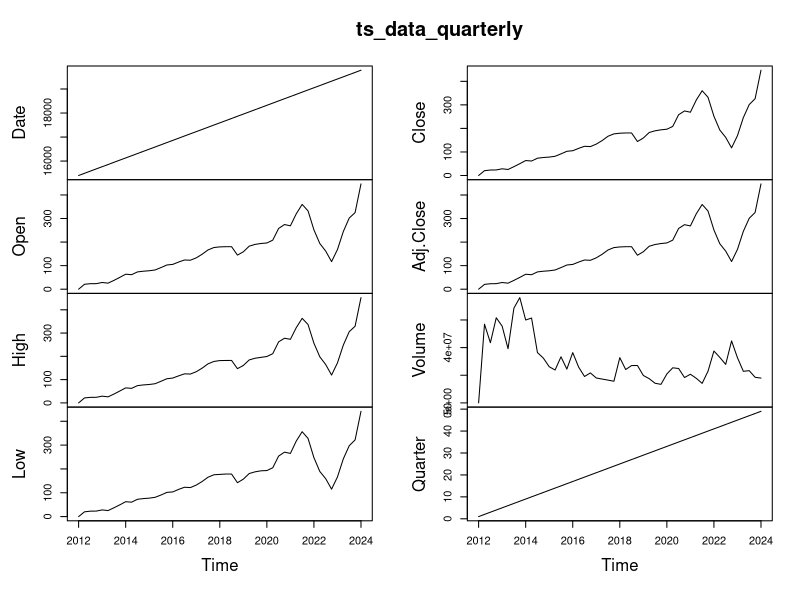
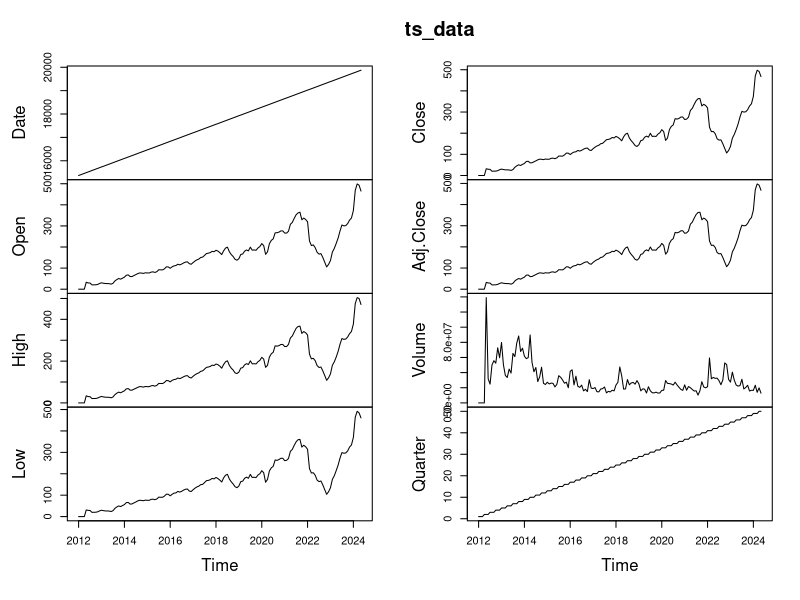
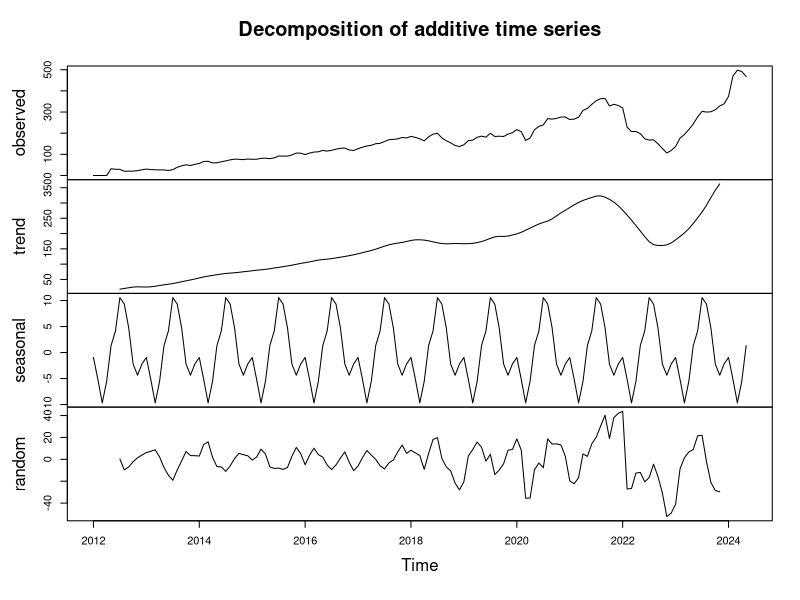
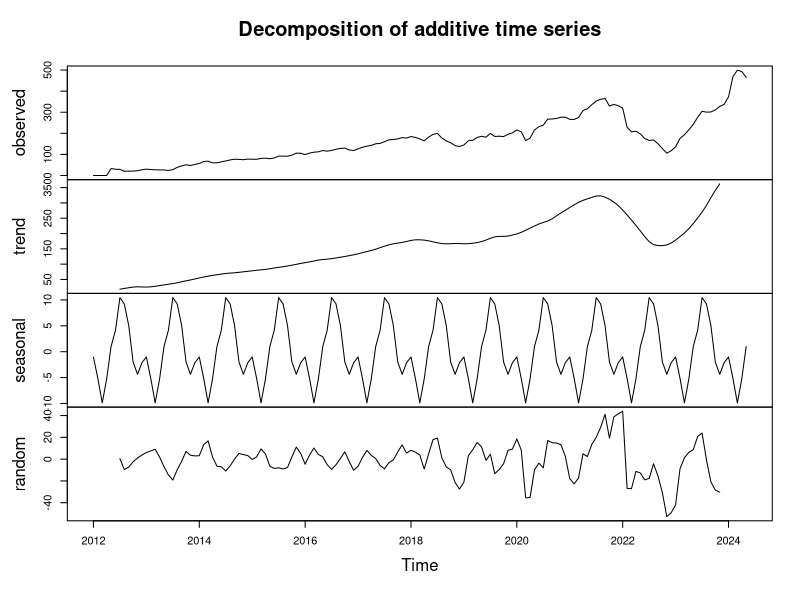
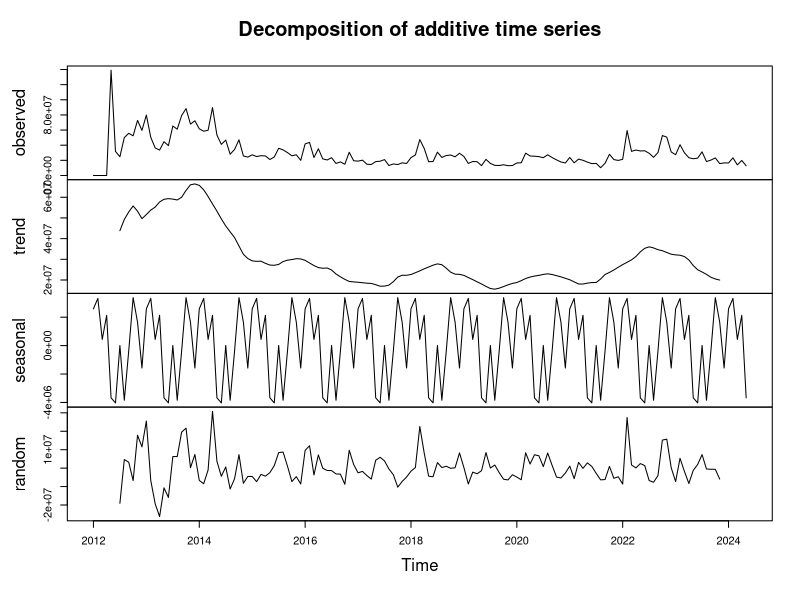
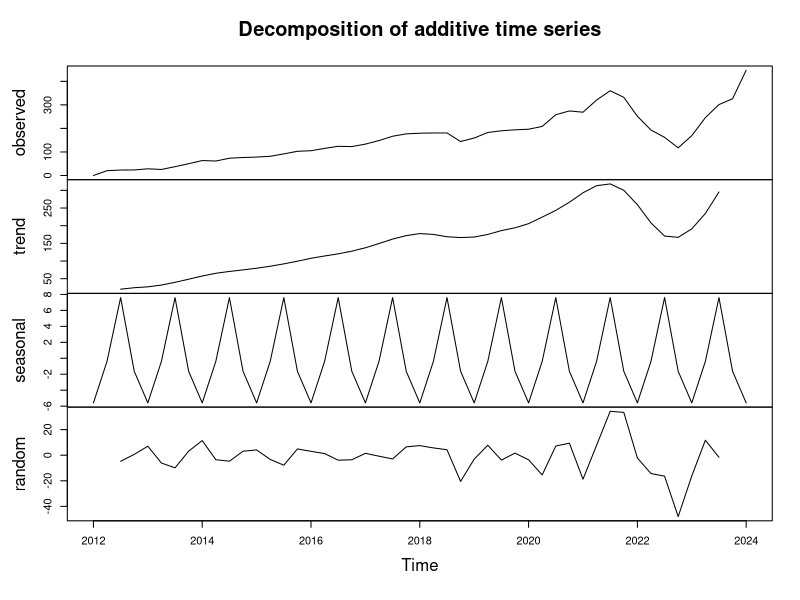
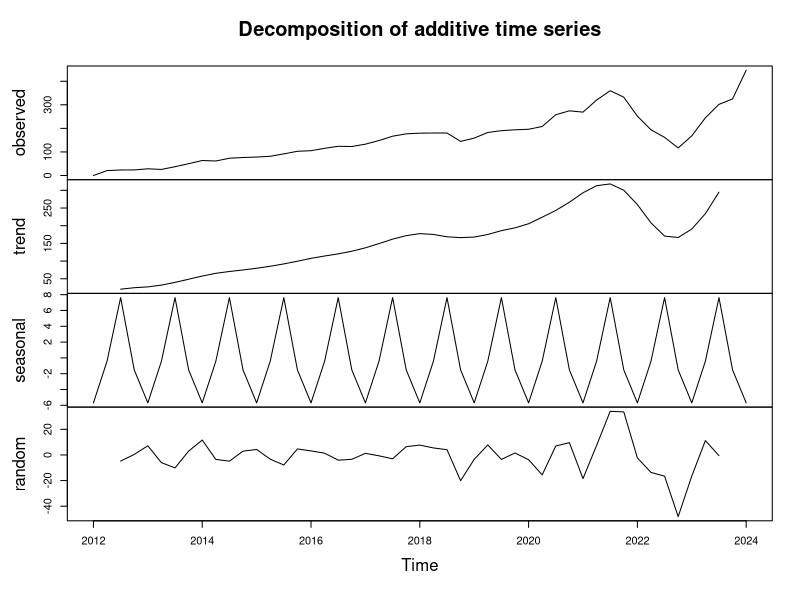
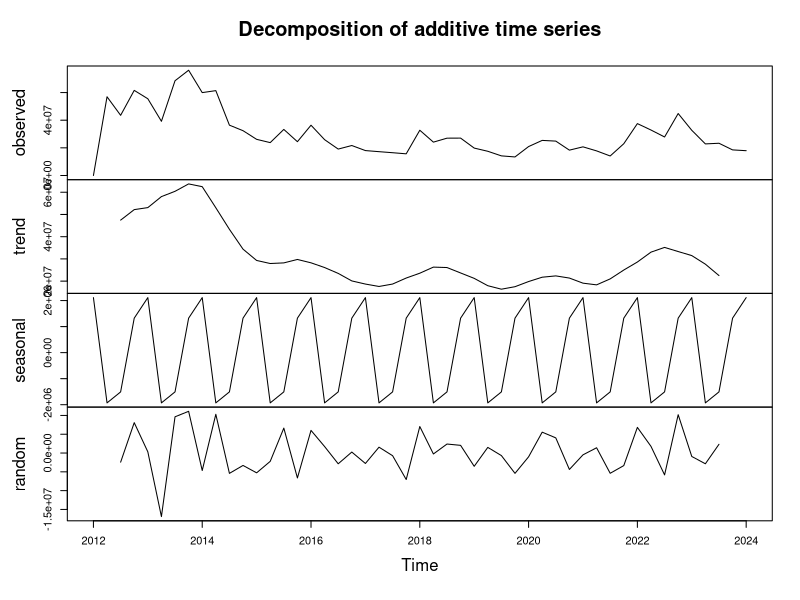

Generate these figures, in order, with R:
## ---- chunk 1
knitr::opts_chunk$set(echo = TRUE)
library(tidyverse)
library(lubridate)
library(forecast)
library(gridExtra)
library(ggplot2)
library(TTR)

## ---- chunk 2
data <- read.csv("./monthly_averages.csv")

# 1.1 Převod datumu na správný datový typ Date
data <- data %>%
  mutate(Date = as.Date(Date, format="%Y-%m-%d"))

# 1.2 Seřazení podle datumu
data <- data %>%
  arrange(Date) 

# 1.3 Agregace pro kvartály
data <- data %>%
  mutate(Quarter = paste(year(Date), quarter(Date), sep = " Q"))

data
## ---- chunk 3
# Měsíc
ts_data <- ts(data, start = c(year(min(data$Date)), month(min(data$Date))), frequency = 12)

# Kvartál
ts_data_quarterly <- aggregate(ts_data, nfrequency=4, FUN=mean) # kvartál - mean(ni -> ni+3)

# Složka close - kvartál, rok
ts_data_close <- ts(data$Close, start = c(year(min(data$Date)), month(min(data$Date))), frequency = 12)
ts_data_quarterly_close <- aggregate(ts_data_close, nfrequency=4, FUN=mean)

# Složka open - kvartál, rok
ts_data_open <- ts(data$Open, start = c(year(min(data$Date)), month(min(data$Date))), frequency = 12)
ts_data_quarterly_open <- aggregate(ts_data_open, nfrequency=4, FUN=mean)

# Složka vol - kvartál, rok
ts_data_vol <- ts(data$Volume, start = c(year(min(data$Date)), month(min(data$Date))), frequency = 12)
ts_data_quarterly_vol <- aggregate(ts_data_vol, nfrequency=4, FUN=mean)

# výstupy
ts_data
ts_data_quarterly
plot(ts_data_quarterly)
plot(ts_data)
## ---- chunk 4
# Dekompozice
decomposed <- decompose(ts_data)

decomp_close <- decompose(ts_data_close)
decomp_open <- decompose(ts_data_open)
decomp_vol <- decompose(ts_data_vol)

decomp_qclose <- decompose(ts_data_quarterly_close, type = "additive")
decomp_qopen <- decompose(ts_data_quarterly_open, type = "additive")
decomp_qvol <- decompose(ts_data_quarterly_vol, type = "additive")

# Vizualizace - dekompozice časové řady
# roční
plot(decomp_close)
plot(decomp_open)
plot(decomp_vol)

# kvartální
plot(decomp_qclose)
plot(decomp_qopen)
plot(decomp_qvol)
## ---- chunk 5
# Budeme porovnávat - náhled do dat
# 1. vytvoříme Time Series pro dané proměnné
ts_close <- ts(data$Close, start = c(year(min(data$Date)), month(min(data$Date))), frequency = 12) # ročí - pro hodnotu Close
ts_volume <- ts(data$Volume, start = c(year(min(data$Date)), month(min(data$Date))), frequency = 12) # ročí - pro hodnotu Volume
ts_open <- ts(data$Open, start = c(year(min(data$Date)), month(min(data$Date))), frequency = 12) # ročí - pro hodnotu Volume

plot(ts_close)
plot(ts_volume)
plot(ts_open)

# grafy jedotlivých proměnných s vyhlazením
p1 <- ggplot(data, aes(x = Date, y = Close)) +
  geom_line(color = "blue") +
  geom_smooth(method = "loess", color = "red", se = FALSE, size = 0.5) +
  ggtitle("Close")

p2 <- ggplot(data, aes(x = Date, y = Volume)) +
  geom_line(color = "blue") +
  geom_smooth(method = "loess", color = "red", se = FALSE, size = 0.5) +
  ggtitle("Volume")

p3 <- ggplot(data, aes(x = Date, y = Open)) +
  geom_line(color = "blue") +
  geom_smooth(method = "loess", color = "red", se = FALSE, size = 0.5) +
  ggtitle("Open")

# zobrazení
grid.arrange(p1, p2, p3, ncol = 1)

## ---- chunk 6


## ---- chunk 7
# Jednoduché exponenciální vyrovnání
ses_close <- ses(data$Close, h = 12)
ses_open <- ses(data$Open, h = 12)
ses_volume <- ses(data$Volume, h = 12)

# Nahrání výsledků k půlvodnímu datasetu
data <- data %>%
  mutate(SES_Close = fitted(ses_close),
         SES_Open = fitted(ses_open),
         SES_Volume = fitted(ses_volume))

# Vizualizace
p4 <- ggplot(data, aes(x = Date)) +
  geom_line(aes(y = Close), color = "blue") +
  geom_line(aes(y = SES_Close), color = "purple", size = 1) +
  labs(title = "Close s vyhazením Simple Exponential Smoothing", x = "Date", y = "Close Price")

p5 <- ggplot(data, aes(x = Date)) +
  geom_line(aes(y = Volume), color = "blue") +
  geom_line(aes(y = SES_Volume), color = "purple", size = 1) +
  labs(title = "Volume s vyhlazením Simple Exponential Smoothing", x = "Date", y = "Volume")

p6 <- ggplot(data, aes(x = Date)) +
  geom_line(aes(y = Open), color = "blue") +
  geom_line(aes(y = SES_Open), color = "purple", size = 1) +
  labs(title = "Open Price s vyhlazením Simple Exponential Smoothing", x = "Date", y = "Open Price")

# Zobrazení grafů vedle sebe
grid.arrange(p4, p5, p6, ncol = 1)
## ---- chunk 8
# 3. Analýza

# Autokorelační funkce
lag_max <- 60 #-> 5 let
qlag_max <- 20 #-> 5 let
# ACF a PACF pro 'close'
residual_close <- decomp_close$random
residual_close <- na.omit(residual_close) # Odstranění NA hodnot
acf(residual_close, main="ACF pro close", lag.max=lag_max)
#=> jsou prahové korelace - slabá korelace - v dlouhodobém posunu klesá
pacf(residual_close, lag.max=lag_max)
#=> jsou prahové korelace - slabá korelace - v dlouhodobém posunu klesá

# kvartály
residual_qclose <- decomp_qclose$random
residual_qclose <- na.omit(residual_qclose) # Odstranění NA hodnot
acf(residual_qclose, main="ACF pro close v Q", lag.max=lag_max)
#=> NEjsou prahové korelace - slabá korelace - v dlouhodobém posunu klesá
pacf(residual_qclose, lag.max=qlag_max)
#=> jsou prahové korelace - slabá korelace - v dlouhodobém posunu klesá

# ACF a PACF pro 'open'
residual_open <- decomp_open$random
residual_open <- na.omit(residual_open)
acf(residual_open, main="ACF pro open", lag.max=lag_max)
#=> jsou prahové korelace - slabá korelace, ale vyskytuje se i ve 3. lagu
#- nějaký milník nebo pád
# - v dlouhodobém posunu klesá
pacf(residual_open, lag.max=lag_max)
#=> jsou prahové korelace - slabá korelace - v dlouhodobém posunu klesá

# kvartály
residual_qopen <- decomp_qopen$random
residual_qopen <- na.omit(residual_qopen)
acf(residual_qopen, main="ACF pro open v Q", lag.max=lag_max)
#=> NEjsou prahové korelace - slabá korelace - v dlouhodobém posunu klesá
pacf(residual_qopen, lag.max=qlag_max)
#=> NEjsou prahové korelace - slabá korelace - v dlouhodobém posunu klesá

# ACF a PACF pro 'volume'
residual_volume <- decomp_vol$random
residual_volume <- na.omit(residual_volume)
acf(residual_volume, main="ACF pro volume", lag.max=lag_max)
#=> NEjsou prahové korelace - slabá korelace - v dlouhodobém posunu klesá
pacf(residual_volume, lag.max=lag_max)
#=> NEjsou prahové korelace - slabá korelace - v dlouhodobém posunu klesá

# kvartály
residual_qvol <- decomp_qvol$random
residual_qvol <- na.omit(residual_qvol)
acf(residual_qvol, main="ACF pro volume v Q", lag.max=lag_max)
#=> NEjsou prahové korelace - slabá korelace - v dlouhodobém posunu klesá
pacf(residual_qvol, lag.max=qlag_max)
#=> jsou prahové korelace - 6. kvartál vůči 1. - slabá korelace - v dlouhodobém posunu klesá

## ---- chunk 9
# Vytvoření modelu sezónnosti pomocí tslm

# Model sezónnosti pro Close
model_close <- tslm(ts_close ~ trend + season)
summary(model_close)
model_close$coefficients

# Model sezónnosti pro Open
model_open <- tslm(ts_open ~ trend + season)
summary(model_open)
model_open$coefficients

# Model sezónnosti pro Volume
model_volume <- tslm(ts_volume ~ trend + season)
summary(model_volume)
model_volume$coefficients

model_qclose <- tslm(ts_data_quarterly_close ~ trend + season)
summary(model_qclose)
checkresiduals(model_qclose)

## ---- chunk 10
checkresiduals(model_close)
checkresiduals(model_volume)
checkresiduals(model_open)
## ---- chunk 11
# Předpověď pomocí modelu sezónnosti
fc_close <- forecast(model_close, h = 12)
fc_open <- forecast(model_open, h = 12)
fc_volume <- forecast(model_volume, h = 12)
fc_qclose <- forecast(model_qclose, h=4)

# Vizualizace výsledků modelu a předpovědi
p7 <- autoplot(fc_close) +
  labs(title = "Předpověď pro Close Price", x = "Date", y = "Close Price")

p8 <- autoplot(fc_open) +
  labs(title = "Předpověď pro Open Price", x = "Date", y = "Open Price")

p9 <- autoplot(fc_volume) +
  labs(title = "Předpověď pro Volume", x = "Date", y = "Volume")

p10 <- autoplot(fc_qclose)+
    labs(title = "TSLM Předpověď pro Q Close", x = "Date", y = "Close Price")


# Zobrazení grafů vedle sebe
grid.arrange(p7, p8, p9, p10, ncol = 1)

## ---- chunk 12
# Roční close
sarima_close <- auto.arima(ts_close, seasonal=TRUE)
fitted_values_close <- fitted(sarima_close)

predict_sarima_close <- forecast(fitted_values_close, h=12)

ps1 <- autoplot(ts_close, series="Vstupní data")+
  autolayer(predict_sarima_close , series="Predikce SARIMA - close")+
  labs(title = "SARIMA - Předpověď pro Close", x = "Date", y = "Close")


# Roční open
sarima_open <- auto.arima(ts_open, seasonal=TRUE)
fitted_values_open <- fitted(sarima_open)

predict_sarima_open <- forecast(fitted_values_open, h=12)

ps2 <- autoplot(ts_open, series="Vstupní data")+
  autolayer(predict_sarima_open , series="Predikce SARIMA - open")+
  labs(title = "SARIMA - Předpověď pro Open", x = "Date", y = "Open")


# Roční volume
sarima_volume <- auto.arima(ts_volume, seasonal=TRUE)
fitted_values_volume <- fitted(sarima_volume)

predict_sarima_volume <- forecast(fitted_values_volume, h=12)

ps3 <- autoplot(ts_volume, series="Vstupní data")+
  autolayer(predict_sarima_volume , series="Predikce SARIMA - volume")+
  labs(title = "SARIMA - Předpověď pro Volume", x = "Date", y = "Volume")


# SARIMA kvartál close
sarima_qclose <- auto.arima(ts_data_quarterly_close, seasonal=TRUE)

# Vypočítané hodnoty modelem
fitted_values_qclose <- fitted(sarima_qclose)
pred_q_sarima_close <- forecast(sarima_qclose, h=4)

# Vizualizace
ps4 <- autoplot(ts_data_quarterly_close, series="Vstupní data")+
  autolayer(pred_q_sarima_close, series="Predikce SARIMA - Q close")+
  labs(title = "SARIMA - Předpověď pro Q Close", x = "Date", y = "Close")

grid.arrange(ps1, ps2, ps3, ps4, ncol = 1)

## ---- chunk 13
# Roční Close
sma_data_close <- SMA(ts_close, n=1)
summary(sma_data_close)

ets_model_close <- ets(sma_data_close)
ets_fitted_close <- fitted(ets_model_close)
ets_pred_close <- forecast(ets_fitted_close,h=12)

pe1 <- autoplot(ts_close, series="Vstupní data") +
  autolayer(ets_pred_close  , series="Predikce Close")+
  labs(title = "ETS - Předpověď pro Close", x = "Date", y = "Close")

# Roční Open
sma_data_open<- SMA(ts_open, n=1)
summary(sma_data_open)

ets_model_open <- ets(sma_data_open, model="AAA")
ets_fitted_open <- fitted(ets_model_open)
ets_pred_open <- forecast(ets_fitted_open,h=12)

pe2 <- autoplot(ts_open, series="Vstupní data") +
  autolayer(ets_pred_open  , series="Predikce Open") +
  labs(title = "ETS - Předpověď pro Open", x = "Date", y = "Open")


# Roční Volume
sma_data_volume<- SMA(ts_volume, n=1)
summary(sma_data_volume)

ets_model_volume <- ets(sma_data_volume, model="AAA")
ets_fitted_volume <- fitted(ets_model_volume)
ets_pred_volume <- forecast(ets_fitted_volume,h=12)

pe3 <- autoplot(ts_volume, series="Vstupní data") +
  autolayer(ets_pred_volume  , series="Predikce Volume") + 
  labs(title = "ETS - Předpověď pro Volume", x = "Date", y = "Volume")


# Close Q
sma_data_qclose <- SMA(ts_data_quarterly_close, n=1)
summary(sma_data_qclose)

ets_model_qclose <- ets(sma_data_qclose, model="AAA") # změna na automatickou volbu modelu
ets_fitted_qclose <-fitted(ets_model_qclose)

ets_pred_qclose <- forecast(ets_fitted_qclose, h=4)

# ETS - vizualizace
pe4 <- autoplot(ts_data_quarterly_close, series="Vstupní data") +
  autolayer(ets_pred_qclose , series="Fitted data") +
  labs(title = "ETS - Předpověď pro Q Close", x = "Date", y = "Q Close")

grid.arrange(pe1, pe2, pe3, pe4, ncol = 1)
## ---- chunk 14
# SMA pro Close
sma_close <- SMA(data$Close, n = 3) # 3-měsíční klouzavý průměr

# Vizualizace SMA modelu
ggplot(data, aes(x = Date)) +
  geom_line(aes(y = Close), color = "blue") +
  geom_line(aes(y = sma_close), color = "red", size = 1) +
  labs(title = "Close Price s vyhlazením SMA", x = "Date", y = "Close Price")
## ---- chunk 15
Close = ts_data_quarterly[,'Close']
Open = ts_data_quarterly[, 'Open']
High = ts_data_quarterly[, 'High']
Low = ts_data_quarterly[, 'Low']
Volume = ts_data_quarterly[, 'Volume']

lag <- 20 #-> 5 let
ccf(Close, Open,na.action =na.pass, lag=lag)
ccf(Close, High,na.action =na.pass, lag=lag)
ccf(Close, Low,na.action =na.pass, lag=lag)
ccf(Volume, Open,na.action =na.pass, lag=lag)
## ---- chunk 16
# SARIMA
checkresiduals(sarima_close)
# p-value < 2.2e-16 => ZAMÍTÁME H0

# LM
checkresiduals(model_close)
# p-value < 2.2e-16 => ZAMÍTÁME H0

# ETS
checkresiduals(ets_model_close)
# p-value < 2.2e-16 => ZAMÍTÁME H0
## ---- chunk 17
# Vyhodnocení modelů
res <- data.frame(
  Model = c('Linear model','SARIMA', 'ETS'),
  'AIC Close' = c(AIC(model_close),AIC(sarima_close),AIC(ets_model_close)),
  'AIC Open' = c(AIC(model_open),AIC(sarima_open),AIC(ets_model_open)),
  'AIC Volume' = c(AIC(model_volume),AIC(sarima_volume),AIC(ets_model_volume)),
  'AIC Q_Close' = c(AIC(model_qclose),AIC(sarima_qclose),AIC(ets_model_qclose))
)

res_long <- res %>%
  pivot_longer(cols = -Model,
               names_to = "Kriterium",
               values_to = "AIC")

res_matrix <- t(as.matrix(res[, -1]))

# Vytvoření barplotu
ggplot(res_long, aes(x = Kriterium, y = AIC, fill = Model)) +
  geom_col(position = "dodge") +
  labs(title = "Porovnání Akaikeho kritéria pro jednotlivé modely",
       y = "Hodnoty AIC") +
  theme_minimal()

